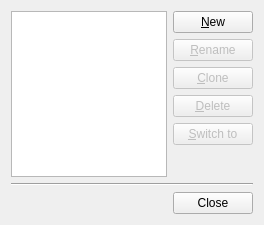
<?xml version="1.0" encoding="UTF-8"?>
<ui version="4.0">
 <class>SessionDialog</class>
 <widget class="QDialog" name="SessionDialog">
  <property name="geometry">
   <rect>
    <x>0</x>
    <y>0</y>
    <width>264</width>
    <height>225</height>
   </rect>
  </property>
  <property name="windowTitle">
   <string>Dialog</string>
  </property>
  <layout class="QVBoxLayout" name="verticalLayout">
   <item>
    <layout class="QHBoxLayout" name="horizontalLayout">
     <item>
      <widget class="QListWidget" name="sessionListWidget">
       <property name="editTriggers">
        <set>QAbstractItemView::NoEditTriggers</set>
       </property>
       <property name="showDropIndicator" stdset="0">
        <bool>false</bool>
       </property>
       <property name="alternatingRowColors">
        <bool>true</bool>
       </property>
       <property name="selectionBehavior">
        <enum>QAbstractItemView::SelectRows</enum>
       </property>
      </widget>
     </item>
     <item>
      <layout class="QVBoxLayout" name="verticalLayout_3">
       <item>
        <widget class="QPushButton" name="newPushButton">
         <property name="text">
          <string>&amp;New</string>
         </property>
         <property name="autoDefault">
          <bool>true</bool>
         </property>
        </widget>
       </item>
       <item>
        <widget class="QPushButton" name="renamePushButton">
         <property name="enabled">
          <bool>false</bool>
         </property>
         <property name="text">
          <string>&amp;Rename</string>
         </property>
         <property name="autoDefault">
          <bool>false</bool>
         </property>
        </widget>
       </item>
       <item>
        <widget class="QPushButton" name="clonePushButton">
         <property name="enabled">
          <bool>false</bool>
         </property>
         <property name="text">
          <string>&amp;Clone</string>
         </property>
         <property name="autoDefault">
          <bool>false</bool>
         </property>
        </widget>
       </item>
       <item>
        <widget class="QPushButton" name="deletePushButton">
         <property name="enabled">
          <bool>false</bool>
         </property>
         <property name="text">
          <string>&amp;Delete</string>
         </property>
         <property name="autoDefault">
          <bool>false</bool>
         </property>
        </widget>
       </item>
       <item>
        <widget class="QPushButton" name="switchPushButton">
         <property name="enabled">
          <bool>false</bool>
         </property>
         <property name="text">
          <string>&amp;Switch to</string>
         </property>
         <property name="autoDefault">
          <bool>true</bool>
         </property>
         <property name="default">
          <bool>true</bool>
         </property>
        </widget>
       </item>
       <item>
        <spacer name="verticalSpacer">
         <property name="orientation">
          <enum>Qt::Vertical</enum>
         </property>
         <property name="sizeHint" stdset="0">
          <size>
           <width>20</width>
           <height>40</height>
          </size>
         </property>
        </spacer>
       </item>
      </layout>
     </item>
    </layout>
   </item>
   <item>
    <widget class="Line" name="line">
     <property name="orientation">
      <enum>Qt::Horizontal</enum>
     </property>
    </widget>
   </item>
   <item>
    <widget class="QDialogButtonBox" name="buttonBox">
     <property name="orientation">
      <enum>Qt::Horizontal</enum>
     </property>
     <property name="standardButtons">
      <set>QDialogButtonBox::Close</set>
     </property>
    </widget>
   </item>
  </layout>
 </widget>
 <resources/>
 <connections>
  <connection>
   <sender>buttonBox</sender>
   <signal>accepted()</signal>
   <receiver>SessionDialog</receiver>
   <slot>accept()</slot>
   <hints>
    <hint type="sourcelabel">
     <x>248</x>
     <y>254</y>
    </hint>
    <hint type="destinationlabel">
     <x>157</x>
     <y>274</y>
    </hint>
   </hints>
  </connection>
  <connection>
   <sender>buttonBox</sender>
   <signal>rejected()</signal>
   <receiver>SessionDialog</receiver>
   <slot>reject()</slot>
   <hints>
    <hint type="sourcelabel">
     <x>316</x>
     <y>260</y>
    </hint>
    <hint type="destinationlabel">
     <x>286</x>
     <y>274</y>
    </hint>
   </hints>
  </connection>
 </connections>
</ui>
